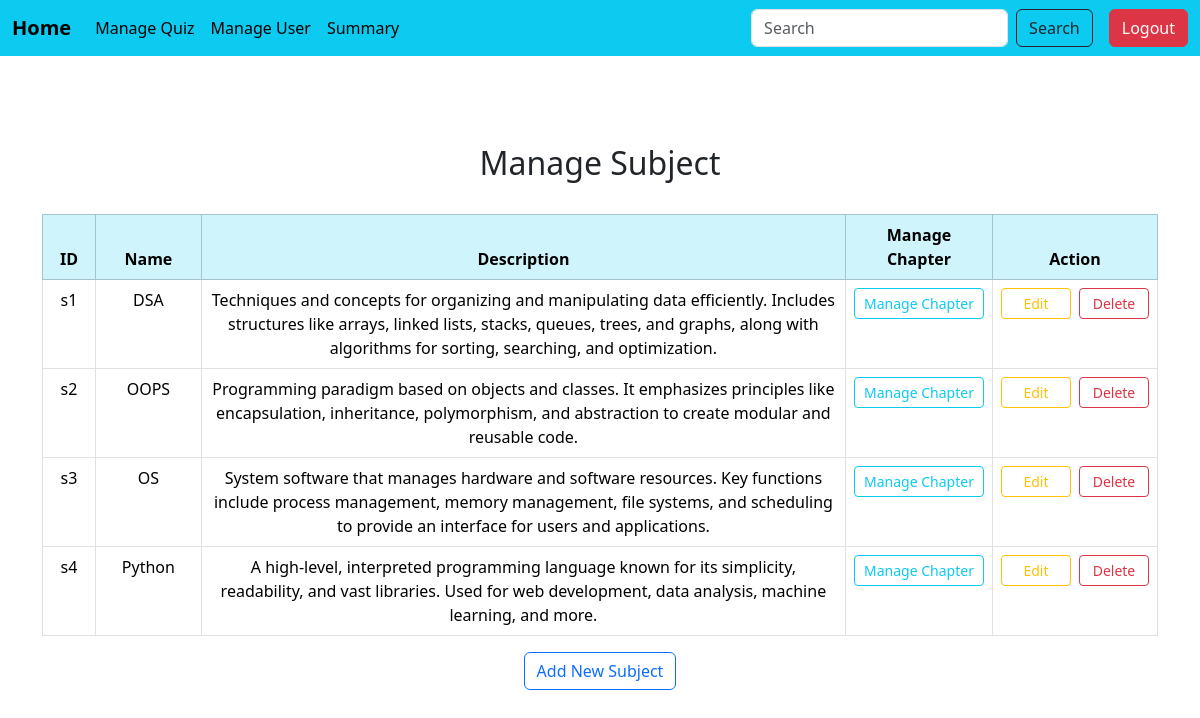
Before: /admin_dashboard with the older database file.
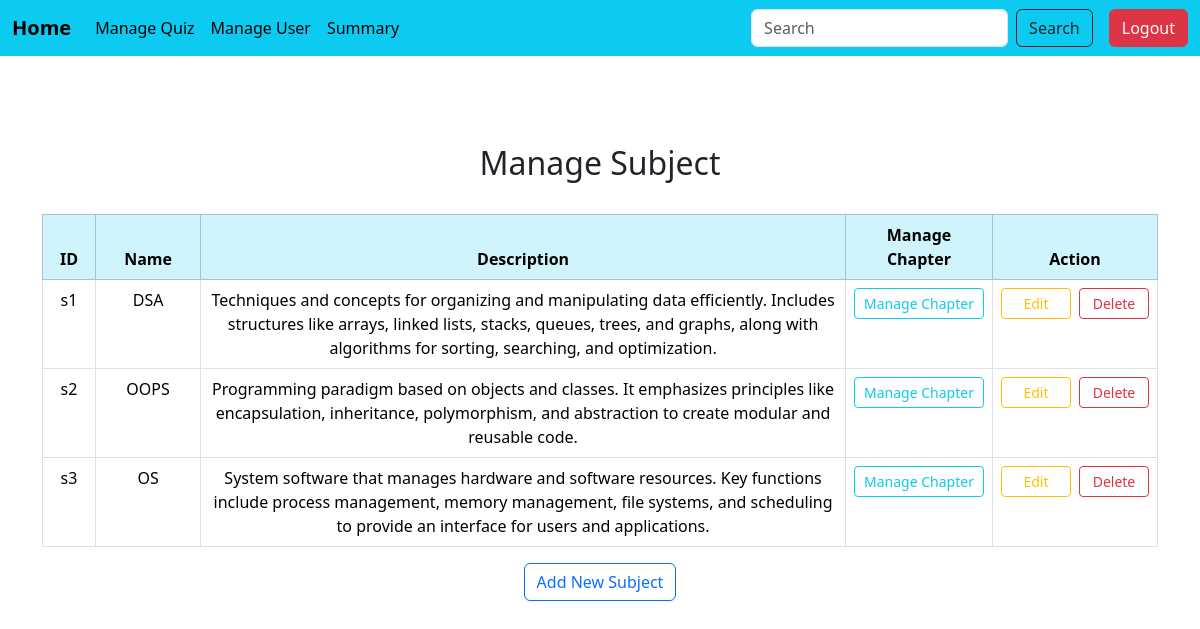
After: the same page with the newer database file.
### models.py (models this page shows)
class Subject(db.Model):
    __tablename__='subject'
    id=db.Column(db.String(50),primary_key=True)
    name=db.Column(db.String(100),nullable=False)
    description=db.Column(db.Text,nullable=False)

### app.py (the view)
@app.route('/admin_dashboard')
def admin_dashboard():
    id=session.get('id')
    user =User.query.filter_by(id=id).first()
    subjects =Subject.query.all()
    return render_template("admin_dashboard.html",user=user,subjects=subjects)

### templates/admin_dashboard.html
{% include 'admin_sidebar.html'%}
{% block content %}
<div class="container mt-5 pt-5" >
<div class="mt-5">
  <h2 class="text-center ">Manage Subject</h2>
  <br>
  <div class="table-responsive">
  <table class="table table-hover table-bordered">
      <thead class="table-info text-center">
        <tr>
          <th style="width:5%">ID</th>
            <th style="width:10%">Name</th>
            <th style="width:65%">Description</th>
            <th style="width:10%">Manage Chapter</th>
            <th style="width:10%">Action</th>
        </tr>
      </thead>
      <tbody class="text-center">
        {%for subject in subjects%}
        <tr>
          <td>{{subject.id}}</td>
            <td>{{subject.name}}</td>
            <td>{{subject.description}}</td>
            <td><a href="{{url_for('manage_chapter',subject_id=subject.id)}}"class="btn btn-outline-info btn-sm w-100" style="min-width: 130px;">Manage Chapter</a></td>
            <td>
            <div class="d-flex justify-content-center align-items-center gap-2">
            <a href="{{url_for('edit_subject',subject_id=subject.id)}}"class="btn btn-outline-warning btn-sm " style="min-width: 70px;">Edit</a>
            <form action="{{url_for('delete_subject',subject_id=subject.id)}}" method="post" style="margin:0;">
                <button class="btn btn-outline-danger btn-sm" type="submit" style="min-width: 70px;">Delete</button>
            </form>
            </div>
            </td>
        </tr>
        {%endfor%}
      </tbody>
    </table>
  </div>
</div>
<div class="row justify-content-center">
  <div class="col-md-10 text-center">
    <a href="{{url_for('add_subject')}}" class="btn btn-outline-primary">Add New Subject</a>
  </div>
</div>
</div>
{% endblock %}

Changed rows visible on the page:
removed Subject: id "s4", name "Python", description "A high-level, interpreted programming language known for its simplicity, readability, and vast libraries. Used for web development, data analysis, machine learning, and more."
